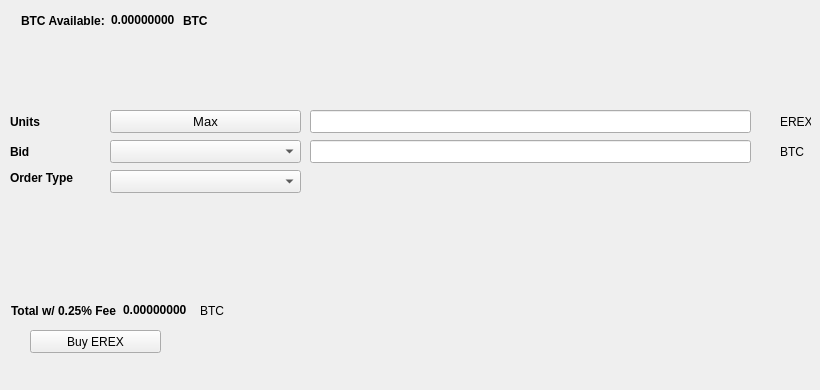
   <widget class="QWidget" name="BuyTab">
    <attribute name="title">
     <string>Buy</string>
    </attribute>
    <widget class="QPushButton" name="BuyEREX">
     <property name="geometry">
      <rect>
       <x>30</x>
       <y>330</y>
       <width>131</width>
       <height>23</height>
      </rect>
     </property>
     <property name="text">
      <string>Buy EREX</string>
     </property>
     <property name="icon">
      <iconset resource="../erex.qrc">
       <normaloff>:/icons/bitcoin</normaloff>:/icons/bitcoin</iconset>
     </property>
    </widget>
    <widget class="QLabel" name="label_3">
     <property name="geometry">
      <rect>
       <x>10</x>
       <y>110</y>
       <width>46</width>
       <height>23</height>
      </rect>
     </property>
     <property name="font">
      <font>
       <weight>75</weight>
       <bold>true</bold>
      </font>
     </property>
     <property name="text">
      <string>Units</string>
     </property>
    </widget>
    <widget class="QLineEdit" name="UnitsInput">
     <property name="geometry">
      <rect>
       <x>310</x>
       <y>110</y>
       <width>441</width>
       <height>23</height>
      </rect>
     </property>
     <property name="font">
      <font>
       <pointsize>9</pointsize>
       <weight>75</weight>
       <bold>true</bold>
      </font>
     </property>
    </widget>
    <widget class="QLineEdit" name="BuyBidPriceEdit">
     <property name="geometry">
      <rect>
       <x>310</x>
       <y>140</y>
       <width>441</width>
       <height>23</height>
      </rect>
     </property>
     <property name="font">
      <font>
       <pointsize>9</pointsize>
       <weight>75</weight>
       <bold>true</bold>
      </font>
     </property>
    </widget>
    <widget class="QLabel" name="label_4">
     <property name="geometry">
      <rect>
       <x>780</x>
       <y>110</y>
       <width>31</width>
       <height>23</height>
      </rect>
     </property>
     <property name="text">
      <string>EREX</string>
     </property>
    </widget>
    <widget class="QLabel" name="label_5">
     <property name="geometry">
      <rect>
       <x>780</x>
       <y>140</y>
       <width>31</width>
       <height>23</height>
      </rect>
     </property>
     <property name="text">
      <string>BTC</string>
     </property>
    </widget>
    <widget class="QLabel" name="label_6">
     <property name="geometry">
      <rect>
       <x>10</x>
       <y>140</y>
       <width>46</width>
       <height>23</height>
      </rect>
     </property>
     <property name="font">
      <font>
       <weight>75</weight>
       <bold>true</bold>
      </font>
     </property>
     <property name="text">
      <string>Bid</string>
     </property>
    </widget>
    <widget class="QLabel" name="label_7">
     <property name="geometry">
      <rect>
       <x>10</x>
       <y>170</y>
       <width>91</width>
       <height>16</height>
      </rect>
     </property>
     <property name="font">
      <font>
       <weight>75</weight>
       <bold>true</bold>
      </font>
     </property>
     <property name="text">
      <string>Order Type</string>
     </property>
    </widget>
    <widget class="QPushButton" name="Buy_Max_Amount">
     <property name="geometry">
      <rect>
       <x>110</x>
       <y>110</y>
       <width>191</width>
       <height>23</height>
      </rect>
     </property>
     <property name="font">
      <font>
       <pointsize>10</pointsize>
      </font>
     </property>
     <property name="text">
      <string>Max</string>
     </property>
    </widget>
    <widget class="QComboBox" name="BuyBidcomboBox">
     <property name="geometry">
      <rect>
       <x>110</x>
       <y>140</y>
       <width>191</width>
       <height>23</height>
      </rect>
     </property>
     <property name="font">
      <font>
       <pointsize>10</pointsize>
      </font>
     </property>
    </widget>
    <widget class="QComboBox" name="buyOrdertypeCombo">
     <property name="geometry">
      <rect>
       <x>110</x>
       <y>170</y>
       <width>191</width>
       <height>23</height>
      </rect>
     </property>
     <property name="font">
      <font>
       <pointsize>10</pointsize>
      </font>
     </property>
    </widget>
    <widget class="QWidget" name="layoutWidget1">
     <property name="geometry">
      <rect>
       <x>21</x>
       <y>11</y>
       <width>227</width>
       <height>19</height>
      </rect>
     </property>
     <layout class="QHBoxLayout" name="horizontalLayout_3">
      <item>
       <widget class="QLabel" name="label232">
        <property name="font">
         <font>
          <weight>75</weight>
          <bold>true</bold>
         </font>
        </property>
        <property name="text">
         <string>BTC Available:</string>
        </property>
       </widget>
      </item>
      <item>
       <widget class="QLabel" name="BtcAvailableLbl">
        <property name="palette">
         <palette>
          <active>
           <colorrole role="WindowText">
            <brush brushstyle="SolidPattern">
             <color alpha="255">
              <red>0</red>
              <green>0</green>
              <blue>0</blue>
             </color>
            </brush>
           </colorrole>
           <colorrole role="Button">
            <brush brushstyle="SolidPattern">
             <color alpha="255">
              <red>0</red>
              <green>170</green>
              <blue>0</blue>
             </color>
            </brush>
           </colorrole>
           <colorrole role="Light">
            <brush brushstyle="SolidPattern">
             <color alpha="255">
              <red>0</red>
              <green>255</green>
              <blue>0</blue>
             </color>
            </brush>
           </colorrole>
           <colorrole role="Midlight">
            <brush brushstyle="SolidPattern">
             <color alpha="255">
              <red>0</red>
              <green>212</green>
              <blue>0</blue>
             </color>
            </brush>
           </colorrole>
           <colorrole role="Dark">
            <brush brushstyle="SolidPattern">
             <color alpha="255">
              <red>0</red>
              <green>85</green>
              <blue>0</blue>
             </color>
            </brush>
           </colorrole>
           <colorrole role="Mid">
            <brush brushstyle="SolidPattern">
             <color alpha="255">
              <red>0</red>
              <green>113</green>
              <blue>0</blue>
             </color>
            </brush>
           </colorrole>
           <colorrole role="Text">
            <brush brushstyle="SolidPattern">
             <color alpha="255">
              <red>0</red>
              <green>170</green>
              <blue>0</blue>
             </color>
            </brush>
           </colorrole>
           <colorrole role="BrightText">
            <brush brushstyle="SolidPattern">
             <color alpha="255">
              <red>255</red>
              <green>255</green>
              <blue>255</blue>
             </color>
            </brush>
           </colorrole>
           <colorrole role="ButtonText">
            <brush brushstyle="SolidPattern">
             <color alpha="255">
              <red>0</red>
              <green>0</green>
              <blue>0</blue>
             </color>
            </brush>
           </colorrole>
           <colorrole role="Base">
            <brush brushstyle="SolidPattern">
             <color alpha="255">
              <red>255</red>
              <green>255</green>
              <blue>255</blue>
             </color>
            </brush>
           </colorrole>
           <colorrole role="Window">
            <brush brushstyle="SolidPattern">
             <color alpha="255">
              <red>0</red>
              <green>170</green>
              <blue>0</blue>
             </color>
            </brush>
           </colorrole>
           <colorrole role="Shadow">
            <brush brushstyle="SolidPattern">
             <color alpha="255">
              <red>0</red>
              <green>0</green>
              <blue>0</blue>
             </color>
            </brush>
           </colorrole>
           <colorrole role="AlternateBase">
            <brush brushstyle="SolidPattern">
             <color alpha="255">
              <red>127</red>
              <green>212</green>
              <blue>127</blue>
             </color>
            </brush>
           </colorrole>
           <colorrole role="ToolTipBase">
            <brush brushstyle="SolidPattern">
             <color alpha="255">
              <red>255</red>
              <green>255</green>
              <blue>220</blue>
             </color>
            </brush>
           </colorrole>
           <colorrole role="ToolTipText">
            <brush brushstyle="SolidPattern">
             <color alpha="255">
              <red>0</red>
              <green>0</green>
              <blue>0</blue>
             </color>
            </brush>
           </colorrole>
          </active>
          <inactive>
           <colorrole role="WindowText">
            <brush brushstyle="SolidPattern">
             <color alpha="255">
              <red>0</red>
              <green>0</green>
              <blue>0</blue>
             </color>
            </brush>
           </colorrole>
           <colorrole role="Button">
            <brush brushstyle="SolidPattern">
             <color alpha="255">
              <red>0</red>
              <green>170</green>
              <blue>0</blue>
             </color>
            </brush>
           </colorrole>
           <colorrole role="Light">
            <brush brushstyle="SolidPattern">
             <color alpha="255">
              <red>0</red>
              <green>255</green>
              <blue>0</blue>
             </color>
            </brush>
           </colorrole>
           <colorrole role="Midlight">
            <brush brushstyle="SolidPattern">
             <color alpha="255">
              <red>0</red>
              <green>212</green>
              <blue>0</blue>
             </color>
            </brush>
           </colorrole>
           <colorrole role="Dark">
            <brush brushstyle="SolidPattern">
             <color alpha="255">
              <red>0</red>
              <green>85</green>
              <blue>0</blue>
             </color>
            </brush>
           </colorrole>
           <colorrole role="Mid">
            <brush brushstyle="SolidPattern">
             <color alpha="255">
              <red>0</red>
              <green>113</green>
              <blue>0</blue>
             </color>
            </brush>
           </colorrole>
           <colorrole role="Text">
            <brush brushstyle="SolidPattern">
             <color alpha="255">
              <red>0</red>
              <green>170</green>
              <blue>0</blue>
             </color>
            </brush>
           </colorrole>
           <colorrole role="BrightText">
            <brush brushstyle="SolidPattern">
             <color alpha="255">
              <red>255</red>
              <green>255</green>
              <blue>255</blue>
             </color>
            </brush>
           </colorrole>
           <colorrole role="ButtonText">
            <brush brushstyle="SolidPattern">
             <color alpha="255">
              <red>0</red>
              <green>0</green>
              <blue>0</blue>
             </color>
            </brush>
           </colorrole>
           <colorrole role="Base">
            <brush brushstyle="SolidPattern">
             <color alpha="255">
              <red>255</red>
              <green>255</green>
              <blue>255</blue>
             </color>
            </brush>
           </colorrole>
           <colorrole role="Window">
            <brush brushstyle="SolidPattern">
             <color alpha="255">
              <red>0</red>
              <green>170</green>
              <blue>0</blue>
             </color>
            </brush>
           </colorrole>
           <colorrole role="Shadow">
            <brush brushstyle="SolidPattern">
             <color alpha="255">
              <red>0</red>
              <green>0</green>
              <blue>0</blue>
             </color>
            </brush>
           </colorrole>
           <colorrole role="AlternateBase">
            <brush brushstyle="SolidPattern">
             <color alpha="255">
              <red>127</red>
              <green>212</green>
              <blue>127</blue>
             </color>
            </brush>
           </colorrole>
           <colorrole role="ToolTipBase">
            <brush brushstyle="SolidPattern">
             <color alpha="255">
              <red>255</red>
              <green>255</green>
              <blue>220</blue>
             </color>
            </brush>
           </colorrole>
           <colorrole role="ToolTipText">
            <brush brushstyle="SolidPattern">
             <color alpha="255">
              <red>0</red>
              <green>0</green>
              <blue>0</blue>
             </color>
            </brush>
           </colorrole>
          </inactive>
          <disabled>
           <colorrole role="WindowText">
            <brush brushstyle="SolidPattern">
             <color alpha="255">
              <red>0</red>
              <green>85</green>
              <blue>0</blue>
             </color>
            </brush>
           </colorrole>
           <colorrole role="Button">
            <brush brushstyle="SolidPattern">
             <color alpha="255">
              <red>0</red>
              <green>170</green>
              <blue>0</blue>
             </color>
            </brush>
           </colorrole>
           <colorrole role="Light">
            <brush brushstyle="SolidPattern">
             <color alpha="255">
              <red>0</red>
              <green>255</green>
              <blue>0</blue>
             </color>
            </brush>
           </colorrole>
           <colorrole role="Midlight">
            <brush brushstyle="SolidPattern">
             <color alpha="255">
              <red>0</red>
              <green>212</green>
              <blue>0</blue>
             </color>
            </brush>
           </colorrole>
           <colorrole role="Dark">
            <brush brushstyle="SolidPattern">
             <color alpha="255">
              <red>0</red>
              <green>85</green>
              <blue>0</blue>
             </color>
            </brush>
           </colorrole>
           <colorrole role="Mid">
            <brush brushstyle="SolidPattern">
             <color alpha="255">
              <red>0</red>
              <green>113</green>
              <blue>0</blue>
             </color>
            </brush>
           </colorrole>
           <colorrole role="Text">
            <brush brushstyle="SolidPattern">
             <color alpha="255">
              <red>0</red>
              <green>85</green>
              <blue>0</blue>
             </color>
            </brush>
           </colorrole>
           <colorrole role="BrightText">
            <brush brushstyle="SolidPattern">
             <color alpha="255">
              <red>255</red>
              <green>255</green>
              <blue>255</blue>
             </color>
            </brush>
           </colorrole>
           <colorrole role="ButtonText">
            <brush brushstyle="SolidPattern">
             <color alpha="255">
              <red>0</red>
              <green>85</green>
              <blue>0</blue>
             </color>
            </brush>
           </colorrole>
           <colorrole role="Base">
            <brush brushstyle="SolidPattern">
             <color alpha="255">
              <red>0</red>
              <green>170</green>
              <blue>0</blue>
             </color>
            </brush>
           </colorrole>
           <colorrole role="Window">
            <brush brushstyle="SolidPattern">
             <color alpha="255">
              <red>0</red>
              <green>170</green>
              <blue>0</blue>
             </color>
            </brush>
           </colorrole>
           <colorrole role="Shadow">
            <brush brushstyle="SolidPattern">
             <color alpha="255">
              <red>0</red>
              <green>0</green>
              <blue>0</blue>
             </color>
            </brush>
           </colorrole>
           <colorrole role="AlternateBase">
            <brush brushstyle="SolidPattern">
             <color alpha="255">
              <red>0</red>
              <green>170</green>
              <blue>0</blue>
             </color>
            </brush>
           </colorrole>
           <colorrole role="ToolTipBase">
            <brush brushstyle="SolidPattern">
             <color alpha="255">
              <red>255</red>
              <green>255</green>
              <blue>220</blue>
             </color>
            </brush>
           </colorrole>
           <colorrole role="ToolTipText">
            <brush brushstyle="SolidPattern">
             <color alpha="255">
              <red>0</red>
              <green>0</green>
              <blue>0</blue>
             </color>
            </brush>
           </colorrole>
          </disabled>
         </palette>
        </property>
        <property name="font">
         <font>
          <weight>75</weight>
          <bold>true</bold>
         </font>
        </property>
        <property name="text">
         <string>0.00000000</string>
        </property>
        <property name="textInteractionFlags">
         <set>Qt::LinksAccessibleByMouse|Qt::TextSelectableByKeyboard|Qt::TextSelectableByMouse</set>
        </property>
       </widget>
      </item>
      <item>
       <widget class="QLabel" name="BtcAvailableLbl_2">
        <property name="font">
         <font>
          <weight>75</weight>
          <bold>true</bold>
         </font>
        </property>
        <property name="text">
         <string>BTC</string>
        </property>
       </widget>
      </item>
     </layout>
    </widget>
    <widget class="QWidget" name="layoutWidge2">
     <property name="geometry">
      <rect>
       <x>11</x>
       <y>301</y>
       <width>259</width>
       <height>19</height>
      </rect>
     </property>
     <layout class="QHBoxLayout" name="horizontalLayout_4">
      <item>
       <widget class="QLabel" name="label_9">
        <property name="font">
         <font>
          <weight>75</weight>
          <bold>true</bold>
         </font>
        </property>
        <property name="text">
         <string>Total w/ 0.25% Fee</string>
        </property>
       </widget>
      </item>
      <item>
       <widget class="QLabel" name="BuyCostLabel">
        <property name="palette">
         <palette>
          <active>
           <colorrole role="WindowText">
            <brush brushstyle="SolidPattern">
             <color alpha="255">
              <red>0</red>
              <green>0</green>
              <blue>0</blue>
             </color>
            </brush>
           </colorrole>
           <colorrole role="Button">
            <brush brushstyle="SolidPattern">
             <color alpha="255">
              <red>0</red>
              <green>170</green>
              <blue>0</blue>
             </color>
            </brush>
           </colorrole>
           <colorrole role="Light">
            <brush brushstyle="SolidPattern">
             <color alpha="255">
              <red>0</red>
              <green>255</green>
              <blue>0</blue>
             </color>
            </brush>
           </colorrole>
           <colorrole role="Midlight">
            <brush brushstyle="SolidPattern">
             <color alpha="255">
              <red>0</red>
              <green>212</green>
              <blue>0</blue>
             </color>
            </brush>
           </colorrole>
           <colorrole role="Dark">
            <brush brushstyle="SolidPattern">
             <color alpha="255">
              <red>0</red>
              <green>85</green>
              <blue>0</blue>
             </color>
            </brush>
           </colorrole>
           <colorrole role="Mid">
            <brush brushstyle="SolidPattern">
             <color alpha="255">
              <red>0</red>
              <green>113</green>
              <blue>0</blue>
             </color>
            </brush>
           </colorrole>
           <colorrole role="Text">
            <brush brushstyle="SolidPattern">
             <color alpha="255">
              <red>0</red>
              <green>170</green>
              <blue>0</blue>
             </color>
            </brush>
           </colorrole>
           <colorrole role="BrightText">
            <brush brushstyle="SolidPattern">
             <color alpha="255">
              <red>255</red>
              <green>255</green>
              <blue>255</blue>
             </color>
            </brush>
           </colorrole>
           <colorrole role="ButtonText">
            <brush brushstyle="SolidPattern">
             <color alpha="255">
              <red>0</red>
              <green>0</green>
              <blue>0</blue>
             </color>
            </brush>
           </colorrole>
           <colorrole role="Base">
            <brush brushstyle="SolidPattern">
             <color alpha="255">
              <red>255</red>
              <green>255</green>
              <blue>255</blue>
             </color>
            </brush>
           </colorrole>
           <colorrole role="Window">
            <brush brushstyle="SolidPattern">
             <color alpha="255">
              <red>0</red>
              <green>170</green>
              <blue>0</blue>
             </color>
            </brush>
           </colorrole>
           <colorrole role="Shadow">
            <brush brushstyle="SolidPattern">
             <color alpha="255">
              <red>0</red>
              <green>0</green>
              <blue>0</blue>
             </color>
            </brush>
           </colorrole>
           <colorrole role="AlternateBase">
            <brush brushstyle="SolidPattern">
             <color alpha="255">
              <red>127</red>
              <green>212</green>
              <blue>127</blue>
             </color>
            </brush>
           </colorrole>
           <colorrole role="ToolTipBase">
            <brush brushstyle="SolidPattern">
             <color alpha="255">
              <red>255</red>
              <green>255</green>
              <blue>220</blue>
             </color>
            </brush>
           </colorrole>
           <colorrole role="ToolTipText">
            <brush brushstyle="SolidPattern">
             <color alpha="255">
              <red>0</red>
              <green>0</green>
              <blue>0</blue>
             </color>
            </brush>
           </colorrole>
          </active>
          <inactive>
           <colorrole role="WindowText">
            <brush brushstyle="SolidPattern">
             <color alpha="255">
              <red>0</red>
              <green>0</green>
              <blue>0</blue>
             </color>
            </brush>
           </colorrole>
           <colorrole role="Button">
            <brush brushstyle="SolidPattern">
             <color alpha="255">
              <red>0</red>
              <green>170</green>
              <blue>0</blue>
             </color>
            </brush>
           </colorrole>
           <colorrole role="Light">
            <brush brushstyle="SolidPattern">
             <color alpha="255">
              <red>0</red>
              <green>255</green>
              <blue>0</blue>
             </color>
            </brush>
           </colorrole>
           <colorrole role="Midlight">
            <brush brushstyle="SolidPattern">
             <color alpha="255">
              <red>0</red>
              <green>212</green>
              <blue>0</blue>
             </color>
            </brush>
           </colorrole>
           <colorrole role="Dark">
            <brush brushstyle="SolidPattern">
             <color alpha="255">
              <red>0</red>
              <green>85</green>
              <blue>0</blue>
             </color>
            </brush>
           </colorrole>
           <colorrole role="Mid">
            <brush brushstyle="SolidPattern">
             <color alpha="255">
              <red>0</red>
              <green>113</green>
              <blue>0</blue>
             </color>
            </brush>
           </colorrole>
           <colorrole role="Text">
            <brush brushstyle="SolidPattern">
             <color alpha="255">
              <red>0</red>
              <green>170</green>
              <blue>0</blue>
             </color>
            </brush>
           </colorrole>
           <colorrole role="BrightText">
            <brush brushstyle="SolidPattern">
             <color alpha="255">
              <red>255</red>
              <green>255</green>
              <blue>255</blue>
             </color>
            </brush>
           </colorrole>
           <colorrole role="ButtonText">
            <brush brushstyle="SolidPattern">
             <color alpha="255">
              <red>0</red>
              <green>0</green>
              <blue>0</blue>
             </color>
            </brush>
           </colorrole>
           <colorrole role="Base">
            <brush brushstyle="SolidPattern">
             <color alpha="255">
              <red>255</red>
              <green>255</green>
              <blue>255</blue>
             </color>
            </brush>
           </colorrole>
           <colorrole role="Window">
            <brush brushstyle="SolidPattern">
             <color alpha="255">
              <red>0</red>
              <green>170</green>
              <blue>0</blue>
             </color>
            </brush>
           </colorrole>
           <colorrole role="Shadow">
            <brush brushstyle="SolidPattern">
             <color alpha="255">
              <red>0</red>
              <green>0</green>
              <blue>0</blue>
             </color>
            </brush>
           </colorrole>
           <colorrole role="AlternateBase">
            <brush brushstyle="SolidPattern">
             <color alpha="255">
              <red>127</red>
              <green>212</green>
              <blue>127</blue>
             </color>
            </brush>
           </colorrole>
           <colorrole role="ToolTipBase">
            <brush brushstyle="SolidPattern">
             <color alpha="255">
              <red>255</red>
              <green>255</green>
              <blue>220</blue>
             </color>
            </brush>
           </colorrole>
           <colorrole role="ToolTipText">
            <brush brushstyle="SolidPattern">
             <color alpha="255">
              <red>0</red>
              <green>0</green>
              <blue>0</blue>
             </color>
            </brush>
           </colorrole>
          </inactive>
          <disabled>
           <colorrole role="WindowText">
            <brush brushstyle="SolidPattern">
             <color alpha="255">
              <red>0</red>
              <green>85</green>
              <blue>0</blue>
             </color>
            </brush>
           </colorrole>
           <colorrole role="Button">
            <brush brushstyle="SolidPattern">
             <color alpha="255">
              <red>0</red>
              <green>170</green>
              <blue>0</blue>
             </color>
            </brush>
           </colorrole>
           <colorrole role="Light">
            <brush brushstyle="SolidPattern">
             <color alpha="255">
              <red>0</red>
              <green>255</green>
              <blue>0</blue>
             </color>
            </brush>
           </colorrole>
           <colorrole role="Midlight">
            <brush brushstyle="SolidPattern">
             <color alpha="255">
              <red>0</red>
              <green>212</green>
              <blue>0</blue>
             </color>
            </brush>
           </colorrole>
           <colorrole role="Dark">
            <brush brushstyle="SolidPattern">
             <color alpha="255">
              <red>0</red>
              <green>85</green>
              <blue>0</blue>
             </color>
            </brush>
           </colorrole>
           <colorrole role="Mid">
            <brush brushstyle="SolidPattern">
             <color alpha="255">
              <red>0</red>
              <green>113</green>
              <blue>0</blue>
             </color>
            </brush>
           </colorrole>
           <colorrole role="Text">
            <brush brushstyle="SolidPattern">
             <color alpha="255">
              <red>0</red>
              <green>85</green>
              <blue>0</blue>
             </color>
            </brush>
           </colorrole>
           <colorrole role="BrightText">
            <brush brushstyle="SolidPattern">
             <color alpha="255">
              <red>255</red>
              <green>255</green>
              <blue>255</blue>
             </color>
            </brush>
           </colorrole>
           <colorrole role="ButtonText">
            <brush brushstyle="SolidPattern">
             <color alpha="255">
              <red>0</red>
              <green>85</green>
              <blue>0</blue>
             </color>
            </brush>
           </colorrole>
           <colorrole role="Base">
            <brush brushstyle="SolidPattern">
             <color alpha="255">
              <red>0</red>
              <green>170</green>
              <blue>0</blue>
             </color>
            </brush>
           </colorrole>
           <colorrole role="Window">
            <brush brushstyle="SolidPattern">
             <color alpha="255">
              <red>0</red>
              <green>170</green>
              <blue>0</blue>
             </color>
            </brush>
           </colorrole>
           <colorrole role="Shadow">
            <brush brushstyle="SolidPattern">
             <color alpha="255">
              <red>0</red>
              <green>0</green>
              <blue>0</blue>
             </color>
            </brush>
           </colorrole>
           <colorrole role="AlternateBase">
            <brush brushstyle="SolidPattern">
             <color alpha="255">
              <red>0</red>
              <green>170</green>
              <blue>0</blue>
             </color>
            </brush>
           </colorrole>
           <colorrole role="ToolTipBase">
            <brush brushstyle="SolidPattern">
             <color alpha="255">
              <red>255</red>
              <green>255</green>
              <blue>220</blue>
             </color>
            </brush>
           </colorrole>
           <colorrole role="ToolTipText">
            <brush brushstyle="SolidPattern">
             <color alpha="255">
              <red>0</red>
              <green>0</green>
              <blue>0</blue>
             </color>
            </brush>
           </colorrole>
          </disabled>
         </palette>
        </property>
        <property name="font">
         <font>
          <weight>75</weight>
          <bold>true</bold>
         </font>
        </property>
        <property name="autoFillBackground">
         <bool>false</bool>
        </property>
        <property name="text">
         <string>0.00000000</string>
        </property>
        <property name="textInteractionFlags">
         <set>Qt::LinksAccessibleByMouse|Qt::TextSelectableByMouse</set>
        </property>
       </widget>
      </item>
      <item>
       <widget class="QLabel" name="label_10">
        <property name="font">
         <font>
          <weight>50</weight>
          <bold>false</bold>
         </font>
        </property>
        <property name="text">
         <string>BTC</string>
        </property>
       </widget>
      </item>
     </layout>
    </widget>
    <widget class="QLabel" name="label_24">
     <property name="geometry">
      <rect>
       <x>460</x>
       <y>300</y>
       <width>281</width>
       <height>81</height>
      </rect>
     </property>
     <property name="text">
      <string/>
     </property>
     <property name="pixmap">
      <pixmap>:/images/bittrex</pixmap>
     </property>
    </widget>
   </widget>
